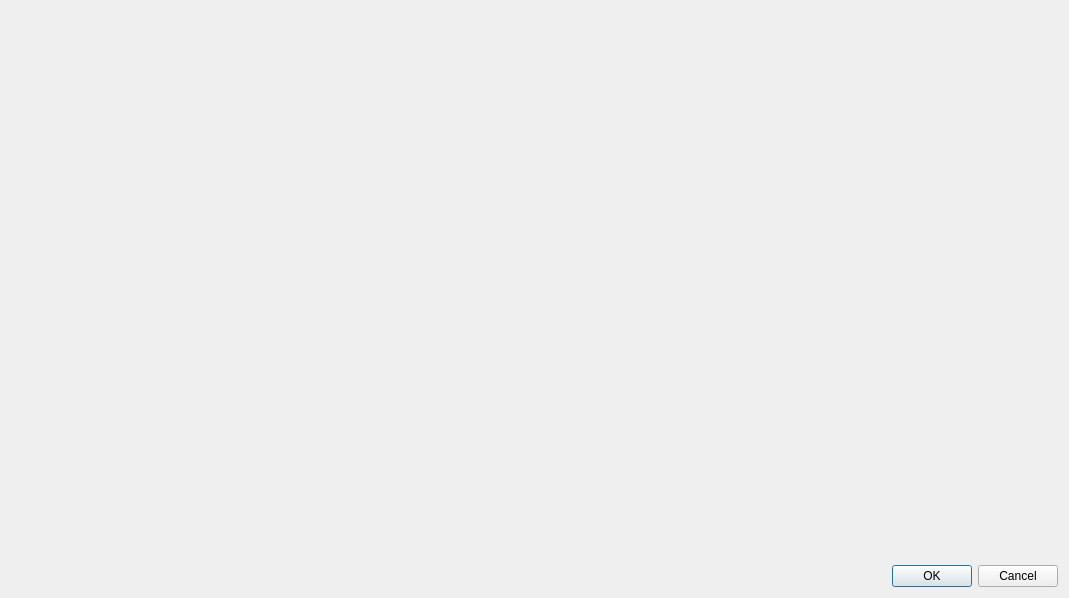
<?xml version="1.0" encoding="UTF-8"?>
<ui version="4.0">
 <class>GitDialog</class>
 <widget class="QDialog" name="GitDialog">
  <property name="geometry">
   <rect>
    <x>0</x>
    <y>0</y>
    <width>1069</width>
    <height>598</height>
   </rect>
  </property>
  <property name="windowTitle">
   <string>Git</string>
  </property>
  <property name="locale">
   <locale language="English" country="UnitedStates"/>
  </property>
  <layout class="QVBoxLayout" name="verticalLayout">
   <item>
    <widget class="QWidget" name="mainWidget" native="true"/>
   </item>
   <item>
    <widget class="QDialogButtonBox" name="buttonBox">
     <property name="orientation">
      <enum>Qt::Horizontal</enum>
     </property>
     <property name="standardButtons">
      <set>QDialogButtonBox::Cancel|QDialogButtonBox::Ok</set>
     </property>
    </widget>
   </item>
  </layout>
 </widget>
 <resources/>
 <connections>
  <connection>
   <sender>buttonBox</sender>
   <signal>accepted()</signal>
   <receiver>GitDialog</receiver>
   <slot>accept()</slot>
   <hints>
    <hint type="sourcelabel">
     <x>248</x>
     <y>254</y>
    </hint>
    <hint type="destinationlabel">
     <x>157</x>
     <y>274</y>
    </hint>
   </hints>
  </connection>
  <connection>
   <sender>buttonBox</sender>
   <signal>rejected()</signal>
   <receiver>GitDialog</receiver>
   <slot>reject()</slot>
   <hints>
    <hint type="sourcelabel">
     <x>316</x>
     <y>260</y>
    </hint>
    <hint type="destinationlabel">
     <x>286</x>
     <y>274</y>
    </hint>
   </hints>
  </connection>
 </connections>
</ui>
